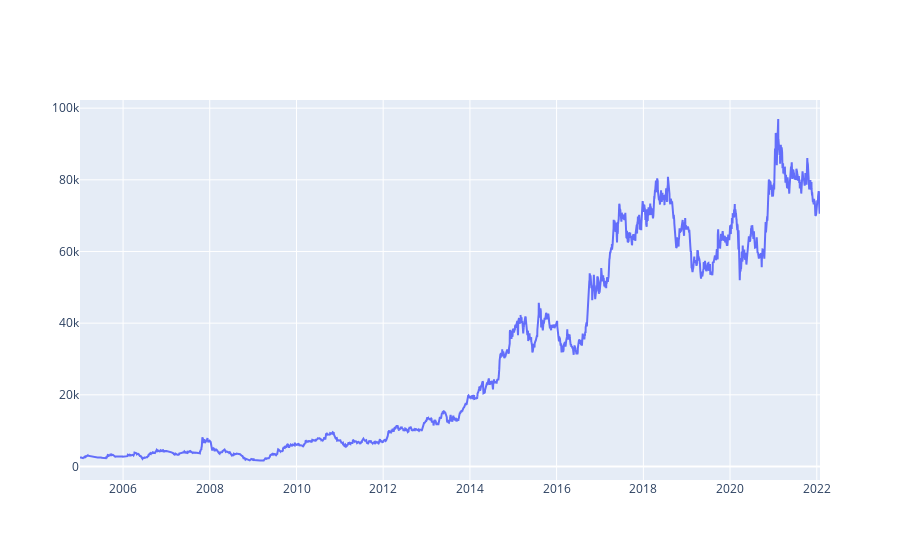

Notebook code cell kept with this figure:
### Code cell
fig = go.Figure()
fig.add_trace(go.Scatter(x=data['date'], y=data['close'], mode='lines', name='closing price'))

### Figure 1 — Plotly figure (JSON) as saved in the notebook; plotly's stock layout.template omitted (floating-point values rounded to 4 significant figures; data arrays with more than 128 entries replaced by an {"elided": "..."} marker saying what was removed)
{"data": [{"mode": "lines", "name": "closing price", "type": "scatter", "x": {"elided": "4221 str values"}, "y": {"elided": "4221 float values"}}], "layout": {}}
